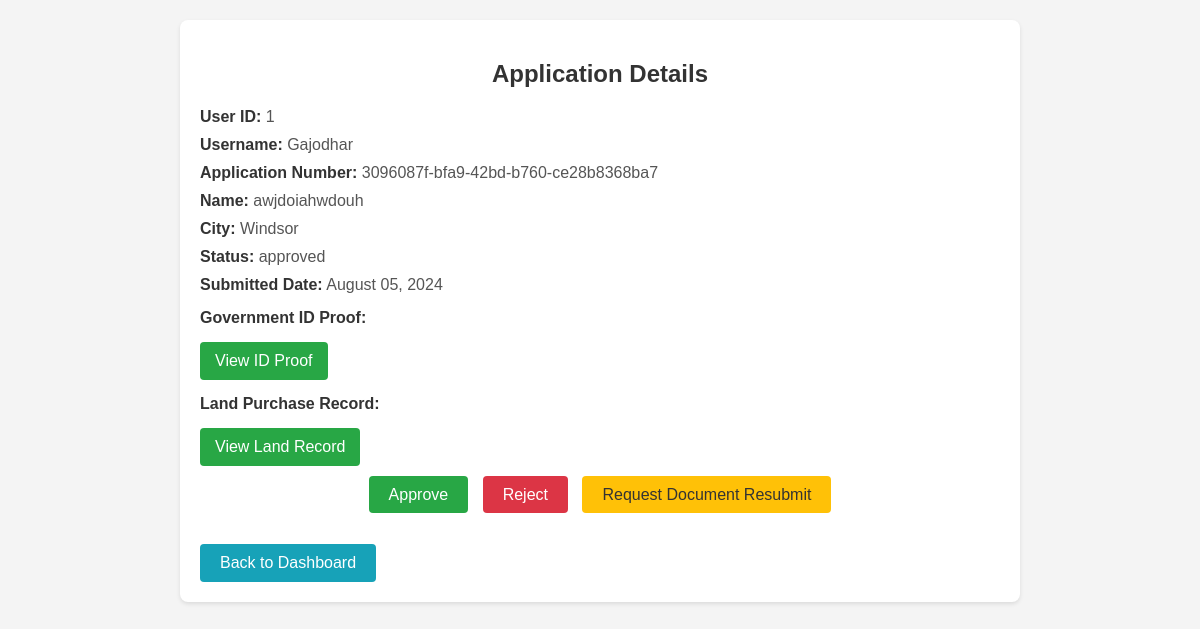
Page /admin_application_details/1/ (signed in) on the committed database.
### myapp/models.py (models this page shows, shortened)
class CustomUser(AbstractUser):
    first_name = models.CharField(max_length=50, blank=True, null=True)
    last_name = models.CharField(max_length=50, blank=True, null=True)
    email = models.EmailField(unique=True)
    phone = models.CharField(max_length=10, blank=True, null=True)
    is_admin = models.BooleanField(default=False)

class BuildingPermit(models.Model):
    AREA_CHOICES = [
        ('0-0.3', '0<0.3'),
        ('0.3-0.5', '0.3<0.5'),
        ('0.5-0.7', '0.5<0.7'),
        ('0.7+', '>=0.7'),
    ]
    FLOORS_CHOICES = [
        ('1-3', '1-3'),
        ('4-6', '4-6'),
        ('7+', '>=7'),
    ]
    __application_status_options = {
        "submitted": "Submitted",
        "in progress": "In Progress",
        "approved": "Approved",
        "rejected": "Rejected",
        "additional": "Additional Document Required",
    }
    name = models.CharField(max_length=100)
    contact_number = models.CharField(max_length=15)
    mail_id = models.EmailField()
    city = models.CharField(max_length=100)
    province = models.CharField(max_length=100)
    area = models.CharField(max_length=20, choices=AREA_CHOICES)
    floors = models.CharField(max_length=20, choices=FLOORS_CHOICES)
    government_id_proof = models.FileField(upload_to=user_id_proof_path)
    land_purchase_record = models.FileField(upload_to=user_land_records_path)
    trees_required = models.PositiveIntegerField()
    application_number = models.CharField(max_length=50, default=str(uuid.uuid4()))
    application_status = models.CharField(max_length=20, choices=__application_status_options, default="submitted")
    date = models.CharField(max_length=50, default=str(datetime.now().strftime("%B %d, %Y")))
    user_id = models.PositiveIntegerField(default=1)
    usr = models.ForeignKey(CustomUser, on_delete=models.CASCADE)
    additional_document_description = models.CharField(max_length=1000, blank=True, null=True)
    additional_document_1 = models.FileField(upload_to=user_additional_document_1_path, blank=True, null=True)
    additional_document_2 = models.FileField(upload_to=user_additional_records_2_path, blank=True, null=True)

### myapp/views.py (the view)
# urls.py: path('admin_application_details/<int:permit_id>/', views.admin_application_details, name='admin_application_details'),
@login_required
@user_passes_test(lambda u: u.is_admin)
def admin_application_details(request, permit_id):
    permit = get_object_or_404(BuildingPermit, pk=permit_id)
    user = permit.usr
    context = {
        'permit': permit,
        'user': user
    }
    return render(request, 'admin/admin_application_details.html', context)

### myapp/templates/admin/admin_application_details.html (shortened to what this page needs)
{% load static %}
<!DOCTYPE html>
<html lang="en">
<head>
    <link rel="stylesheet" type="text/css" href="{% static 'admin/admin_application_details.css' %}">
</head>
<body>
    <div class="application-details-container">
        <h2>Application Details</h2>
        <div class="application-details">
            <p><strong>User ID:</strong> {{ user.id }}</p>
            <p><strong>Username:</strong> {{ user.username }}</p>
            <p><strong>Application Number:</strong> {{ permit.application_number }}</p>
            <p><strong>Name:</strong> {{ permit.name }}</p>
            <p><strong>City:</strong> {{ permit.city }}</p>
            <p><strong>Status:</strong> {{ permit.application_status }}</p>
            <p><strong>Submitted Date:</strong> {{ permit.date }}</p>
            <div class="document-link-container">
                <p><strong>Government ID Proof:</strong></p>
                <a href="{{ permit.government_id_proof.url }}" target="_blank" class="document-link">View ID Proof</a>
            </div>
            <div class="document-link-container">
                <p><strong>Land Purchase Record:</strong></p>
                <a href="{{ permit.land_purchase_record.url }}" target="_blank" class="document-link">View Land Record</a>
            </div>
            <div class="actions">
                <a href="{% url 'myapp:admin_approve_permit' permit.id %}" class="btn btn-approve">Approve</a>
                <a href="{% url 'myapp:admin_reject_permit' permit.id %}" class="btn btn-reject">Reject</a>
                <a href="{% url 'myapp:admin_request_document_resubmit' permit.id %}" class="btn btn-resubmit">Request Document Resubmit</a>
            </div>
        </div>
        <a href="{% url 'myapp:admin_dashboard' %}" class="back-link">Back to Dashboard</a>
    </div>
</body>
</html>

### myapp/templates/admin/admin_application_details.css (style rules this page uses)
body { font-family: Arial, sans-serif; background-color: #f4f4f4; margin: 0; padding: 20px; }
.application-details-container { max-width: 800px; margin: 0 auto; background-color: #fff; padding: 20px; box-shadow: 0 2px 4px rgba(0, 0, 0, 0.1); border-radius: 8px; }
h2 { text-align: center; color: #333; margin-bottom: 20px; }
.application-details p { margin: 10px 0; color: #555; }
.application-details p strong { color: #333; }
.document-link-container { margin: 15px 0; }
.document-link { display: inline-block; margin-top: 5px; padding: 10px 15px; background-color: #28a745; color: #fff; text-decoration: none; border-radius: 4px; }
.actions { margin: 20px 0; text-align: center; }
.actions .btn { padding: 10px 20px; color: #fff; text-decoration: none; border-radius: 4px; margin: 0 5px; }
.actions .btn-approve { background-color: #28a745; }
.actions .btn-reject { background-color: #dc3545; }
.actions .btn-resubmit { background-color: #ffc107; color: #333; }
.back-link { display: inline-block; margin-top: 20px; text-align: center; padding: 10px 20px; background-color: #17a2b8; color: #fff; text-decoration: none; border-radius: 4px; }

### rows in the picture
CustomUser: id "1", username "Gajodhar"
BuildingPermit: application_number "3096087f-bfa9-42bd-b760-ce28b8368ba7", name "awjdoiahwdouh", city "Windsor", application_status "approved", date "August 05, 2024"
